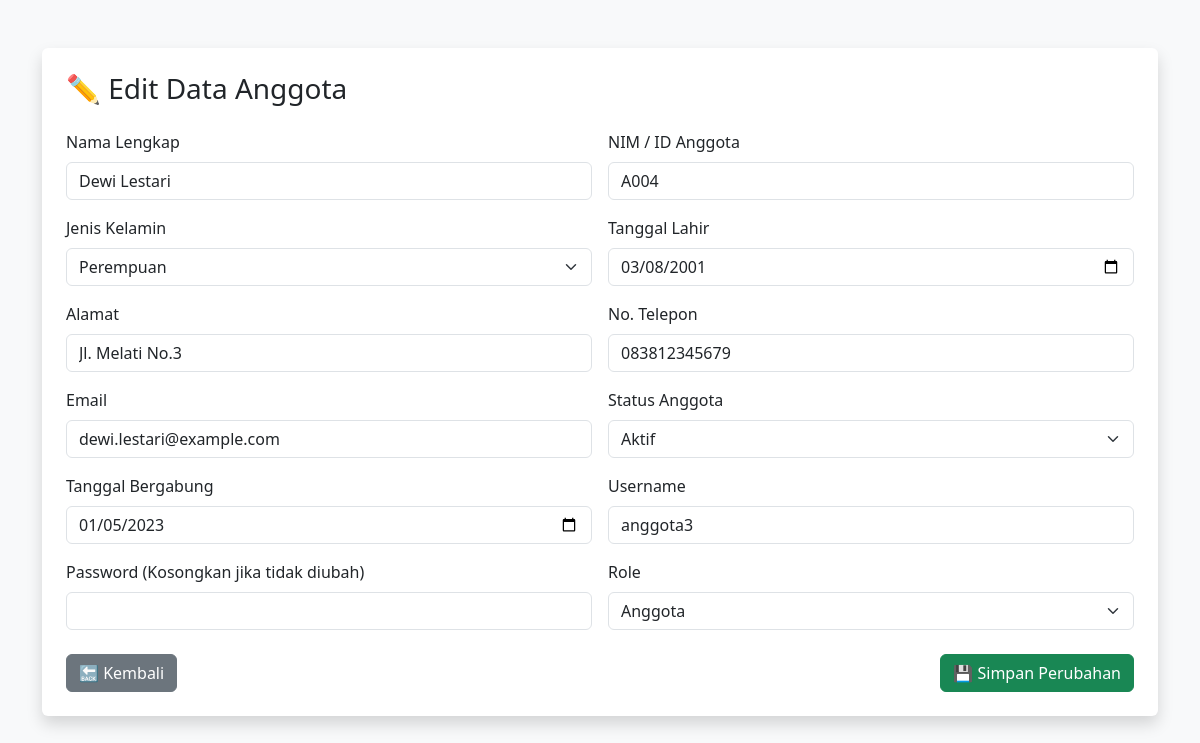
The app's page /edit_anggota.php?id=4 with its own data.
### tables this page shows
CREATE TABLE IF NOT EXISTS anggota_perpustakaan (
    ID INT PRIMARY KEY,
    Nama_Lengkap VARCHAR(100),
    NIM_ID_Anggota VARCHAR(10),
    Jenis_Kelamin ENUM('Laki-laki', 'Perempuan'),
    Tanggal_Lahir DATE,
    Alamat VARCHAR(255),
    No_Telepon VARCHAR(15),
    Email VARCHAR(100),
    Status_Anggota ENUM('Aktif', 'Tidak Aktif'),
    Tanggal_Bergabung DATE,
    Username VARCHAR(50) NOT NULL UNIQUE,
    Password VARCHAR(255) NOT NULL,
    Role ENUM('Admin', 'Anggota') DEFAULT 'Anggota',
    Created_at TIMESTAMP DEFAULT CURRENT_TIMESTAMP
);

### edit_anggota.php (the view, shortened to what this page needs)
<?php
include 'koneksi.php';
$id = $_GET['id'] ?? null;
$query = "SELECT * FROM anggota_perpustakaan WHERE ID = $id";
$result = mysqli_query($conn, $query);
$data = mysqli_fetch_assoc($result);
?>
<!DOCTYPE html>
<html>
<head>
    <link href="https://cdn.jsdelivr.net/npm/bootstrap@5.3.0/dist/css/bootstrap.min.css" rel="stylesheet">
</head>
<body class="bg-light">
<div class="container mt-5">
    <div class="bg-white p-4 shadow rounded">
        <h3 class="mb-4">✏️ Edit Data Anggota</h3>
        <form method="POST">
            <div class="row g-3">
                <div class="col-md-6">
                    <label class="form-label">Nama Lengkap</label>
                    <input type="text" name="Nama_Lengkap" class="form-control" value="<?= $data['Nama_Lengkap'] ?>" required>
                </div>
                <div class="col-md-6">
                    <label class="form-label">NIM / ID Anggota</label>
                    <input type="text" name="NIM_ID_Anggota" class="form-control" value="<?= $data['NIM_ID_Anggota'] ?>" required>
                </div>
                <div class="col-md-6">
                    <label class="form-label">Jenis Kelamin</label>
                    <select name="Jenis_Kelamin" class="form-select" required>
                        <option value="Perempuan" <?= $data['Jenis_Kelamin'] == 'Perempuan' ? 'selected' : '' ?>>Perempuan</option>
                    </select>
                </div>
                <div class="col-md-6">
                    <label class="form-label">Tanggal Lahir</label>
                    <input type="date" name="Tanggal_Lahir" class="form-control" value="<?= $data['Tanggal_Lahir'] ?>" required>
                </div>
                <div class="col-md-6">
                    <label class="form-label">Alamat</label>
                    <input type="text" name="Alamat" class="form-control" value="<?= $data['Alamat'] ?>" required>
                </div>
                <div class="col-md-6">
                    <label class="form-label">No. Telepon</label>
                    <input type="text" name="No_Telepon" class="form-control" value="<?= $data['No_Telepon'] ?>" required>
                </div>
                <div class="col-md-6">
                    <label class="form-label">Email</label>
                    <input type="email" name="Email" class="form-control" value="<?= $data['Email'] ?>" required>
                </div>
                <div class="col-md-6">
                    <label class="form-label">Status Anggota</label>
                    <select name="Status_Anggota" class="form-select" required>
                        <option value="Aktif" <?= $data['Status_Anggota'] == 'Aktif' ? 'selected' : '' ?>>Aktif</option>
                    </select>
                </div>
                <div class="col-md-6">
                    <label class="form-label">Tanggal Bergabung</label>
                    <input type="date" name="Tanggal_Bergabung" class="form-control" value="<?= $data['Tanggal_Bergabung'] ?>" required>
                </div>
                <div class="col-md-6">
                    <label class="form-label">Username</label>
                    <input type="text" name="Username" class="form-control" value="<?= $data['Username'] ?>" required>
                </div>
                <div class="col-md-6">
                    <label class="form-label">Password (Kosongkan jika tidak diubah)</label>
                    <input type="password" name="Password" class="form-control">
                </div>
                <div class="col-md-6">
                    <label class="form-label">Role</label>
                    <select name="Role" class="form-select" required>
                        <option value="Anggota" <?= $data['Role'] == 'Anggota' ? 'selected' : '' ?>>Anggota</option>
                    </select>
                </div>
            </div>
            <div class="mt-4 d-flex justify-content-between">
                <a href="halaman_admin.php" class="btn btn-secondary">🔙 Kembali</a>
                <button type="submit" class="btn btn-success">💾 Simpan Perubahan</button>
            </div>
        </form>
    </div>
</div>
</body>
</html>

### records on screen
anggota_perpustakaan: Nama_Lengkap "Dewi Lestari", NIM_ID_Anggota "A004", Jenis_Kelamin "Perempuan", Tanggal_Lahir "03/08/2001", Alamat "Jl. Melati No.3", No_Telepon "083812345679", Email "dewi.lestari@example.com", Status_Anggota "Aktif", Tanggal_Bergabung "01/05/2023", Username "anggota3", Role "Anggota"
